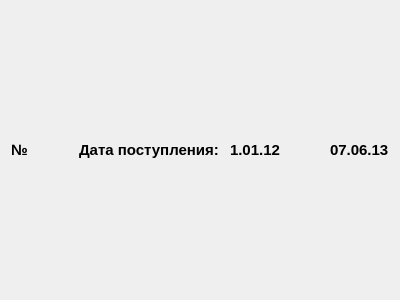
<?xml version="1.0" encoding="UTF-8"?>
<ui version="4.0">
 <class>HomeWidget</class>
 <widget class="QWidget" name="HomeWidget">
  <property name="geometry">
   <rect>
    <x>0</x>
    <y>0</y>
    <width>400</width>
    <height>300</height>
   </rect>
  </property>
  <property name="windowTitle">
   <string>Form</string>
  </property>
  <widget class="QWidget" name="layoutWidget">
   <property name="geometry">
    <rect>
     <x>11</x>
     <y>11</y>
     <width>378</width>
     <height>278</height>
    </rect>
   </property>
   <layout class="QVBoxLayout" name="mainLayout_2">
    <item>
     <layout class="QHBoxLayout" name="horizontalLayout">
      <item>
       <widget class="QLabel" name="mpNumber">
        <property name="font">
         <font>
          <pointsize>11</pointsize>
          <weight>75</weight>
          <bold>true</bold>
         </font>
        </property>
        <property name="text">
         <string>№</string>
        </property>
       </widget>
      </item>
      <item>
       <spacer name="horizontalSpacer">
        <property name="orientation">
         <enum>Qt::Horizontal</enum>
        </property>
        <property name="sizeHint" stdset="0">
         <size>
          <width>40</width>
          <height>20</height>
         </size>
        </property>
       </spacer>
      </item>
      <item>
       <widget class="QLabel" name="label">
        <property name="font">
         <font>
          <pointsize>11</pointsize>
          <weight>75</weight>
          <bold>true</bold>
         </font>
        </property>
        <property name="text">
         <string>Дата поступления: </string>
        </property>
       </widget>
      </item>
      <item>
       <widget class="QLabel" name="mpDateCreate">
        <property name="font">
         <font>
          <pointsize>11</pointsize>
          <weight>75</weight>
          <bold>true</bold>
         </font>
        </property>
        <property name="text">
         <string>1.01.12</string>
        </property>
       </widget>
      </item>
      <item>
       <spacer name="horizontalSpacer_2">
        <property name="orientation">
         <enum>Qt::Horizontal</enum>
        </property>
        <property name="sizeHint" stdset="0">
         <size>
          <width>40</width>
          <height>20</height>
         </size>
        </property>
       </spacer>
      </item>
      <item>
       <widget class="QLabel" name="mpDateRead">
        <property name="font">
         <font>
          <pointsize>11</pointsize>
          <weight>75</weight>
          <bold>true</bold>
         </font>
        </property>
        <property name="text">
         <string>07.06.13</string>
        </property>
       </widget>
      </item>
     </layout>
    </item>
    <item>
     <layout class="QHBoxLayout" name="centerLayout">
      <item>
       <layout class="QVBoxLayout" name="mainLayout"/>
      </item>
     </layout>
    </item>
   </layout>
  </widget>
 </widget>
 <resources/>
 <connections/>
</ui>
